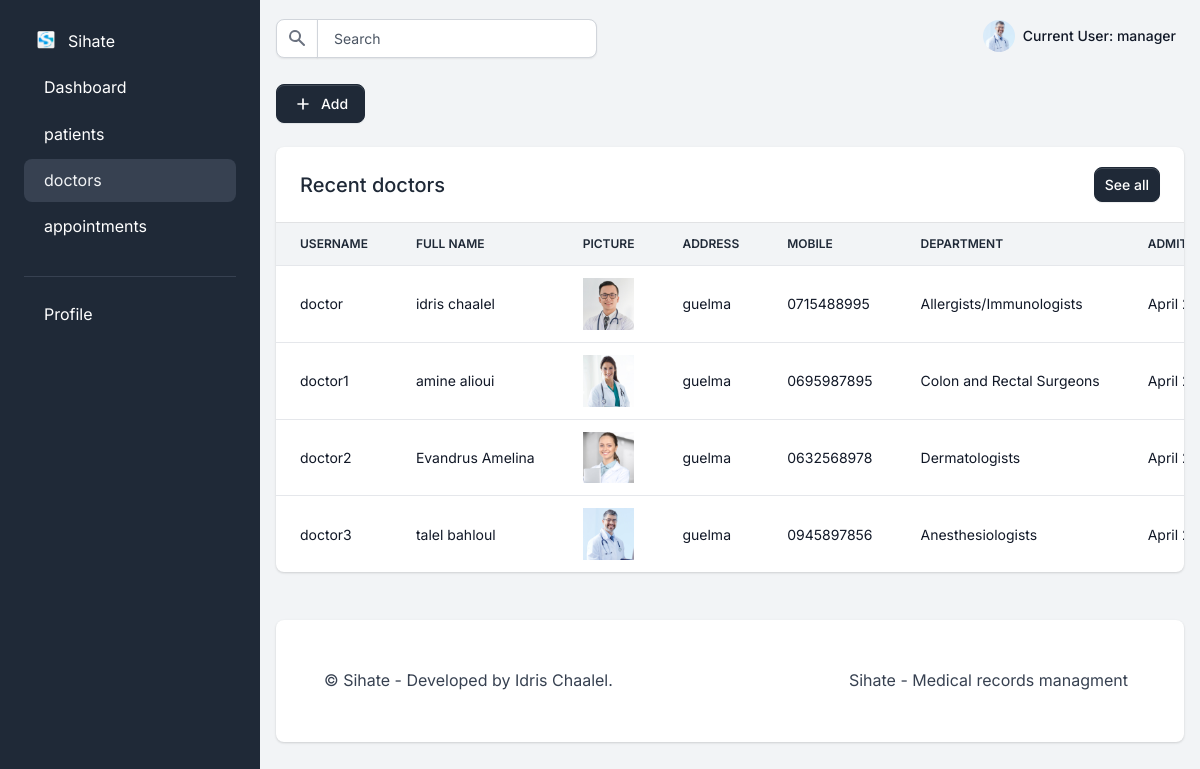
The app's page /user/manager/doctors/ (signed in) with its own data.
### users/models.py (models this page shows, shortened)
class User(AbstractUser):
    is_doctor = models.BooleanField("doctor status", default=False)
    is_patient = models.BooleanField("patient status", default=False)
    is_manager = models.BooleanField("office manager status", default=False)

class OfficeManager(User):
    address = models.CharField(max_length=254, blank=True, default="/")
    mobile = PhoneNumberField(blank=True)
    profile_pic = models.ImageField(
        upload_to="profile_pic/OfficeManagerProfilePic/", null=True, blank=True
    )
    class Meta:
        verbose_name = "OfficeManager"
        verbose_name_plural = "OfficeManagers"
    def get_profile_pic(self):
        if self.profile_pic:
            return self.profile_pic.url
        else:
            return "/static/assets/profile/img/default/default_profile_picture.png"

class User(AbstractUser):
    is_doctor = models.BooleanField("doctor status", default=False)
    is_patient = models.BooleanField("patient status", default=False)
    is_manager = models.BooleanField("office manager status", default=False)

class Doctor(User):
    departments = [
        ("Cardiologist", "Cardiologist"),
        ("Generalist", "Generalist"),
        ("Dermatologists", "Dermatologists"),
        ("Emergency Medicine Specialists", "Emergency Medicine Specialists"),
        ("Allergists/Immunologists", "Allergists/Immunologists"),
        ("Anesthesiologists", "Anesthesiologists"),
        ("Colon and Rectal Surgeons", "Colon and Rectal Surgeons"),
    ]
    patients = models.ManyToManyField("users.Patient", related_name="patients")
    address = models.CharField(max_length=40, blank=True, default="/")
    mobile = models.CharField(max_length=20, null=True)
    department = models.CharField(
        max_length=50, choices=departments, default="Generalist"
    )
    admit_date = models.DateField(auto_now=True)
    profile_pic = models.ImageField(
        upload_to="profile_pic/DoctorProfilePic/", null=True, blank=True
    )
    status = models.BooleanField(default=False)
    class Meta:
        verbose_name = "Doctor"
        verbose_name_plural = "Doctors"
    @property
    def get_name(self):
        return self.first_name + " " + self.last_name
    @property
    def get_status(self):
        return "Approved" if self.status else "Pending"
    @property
    def get_profile_pic(self):
        if self.profile_pic:
            return self.profile_pic.url
        else:
            return "/static/assets/profile/img/default/default_profile_picture.png"

### users/views/manager_views.py (the view)
@user_passes_test(lambda u: u.is_authenticated and u.is_manager)
def manager_doctors_view(request):
    manager = models.OfficeManager.objects.get(id=request.user.id)
    doctors = models.Doctor.objects.all()
    if request.method == "POST":
        form = forms.DoctorSignupForm(request.POST, request.FILES)
        if form.is_valid():
            doctor = form.save(commit=False)
            doctor.is_doctor = True
            doctor.save()
            return JsonResponse({"success": "Doctor added successfully"})
        else:
            return JsonResponse({"errors": form.errors})
    else:
        form = forms.DoctorSignupForm()
    context = {
        "manager": manager,
        "doctors": doctors,
        "segment": "doctors",
        "form": form,
    }
    return render(request, "profiles/manager/doctors/manager_doctors.html", context)

### users/forms.py
class DoctorSignupForm(UserCreationForm):
    department = forms.ChoiceField(choices=users_models.Doctor.departments)
    class Meta:
        model = users_models.Doctor
        fields = (
            "username",
            "first_name",
            "last_name",
            "profile_pic",
            "email",
            "address",
            "mobile",
            "department",
        )
        widgets = {"password": forms.PasswordInput()}

### templates/profiles/manager/doctors/manager_doctors.html (shortened to what this page needs)
{%extends 'profiles/manager/index.html'%}
{% load static %}
{% block content %}
<div class="py-4">
  <div class="dropdown">
    <button class="btn btn-gray-800 d-inline-flex align-items-center me-2 dropdown-toggle" data-bs-toggle="dropdown"
      aria-haspopup="true" aria-expanded="false">
      <svg class="icon icon-xs me-2" fill="none" stroke="currentColor" viewBox="0 0 24 24"
        xmlns="http://www.w3.org/2000/svg">
        <path stroke-linecap="round" stroke-linejoin="round" stroke-width="2" d="M12 6v6m0 0v6m0-6h6m-6 0H6"></path>
      </svg>
      Add
    </button>
  </div>
</div>
<div class="row">
  <div class="col-12">
    <div class="row">
      <div class="col-12 mb-4">
        <div class="card border-0 shadow">
          <div class="card-header">
            <div class="row align-items-center">
              <div class="col">
                <h2 class="fs-5 fw-bold mb-0">Recent doctors</h2>
              </div>
              <div class="col text-end">
                <a href="{% url 'manager_doctors_view' %}" class="btn btn-sm btn-primary">See all</a>
              </div>
            </div>
          </div>
          <div class="table-responsive">
            <table class="table align-items-center table-flush">
              <thead class="thead-light">
                <tr>
                  <th class="border-bottom" scope="col">Username</th>
                  <th class="border-bottom" scope="col">Full name</th>
                  <th class="border-bottom" scope="col">picture</th>
                  <th class="border-bottom" scope="col">address</th>
                  <th class="border-bottom" scope="col">mobile</th>
                  <th class="border-bottom" scope="col">Department</th>
                  <th class="border-bottom" scope="col">Admit date</th>
                </tr>
              </thead>
              <tbody>
                {% for doctor in doctors %}
                <tr>
                  <td class="text-gray-900" scope="row">{{doctor.username}}</td>
                  <td class="text-gray-900" scope="row">{{doctor.get_name}}</td>
                  <td class="text-gray-900" scope="row">
                    <img src="{{doctor.get_profile_pic}}" alt="doctor profile picture" width="60">
                  </td>
                  <td class="text-gray-900" scope="row">{{doctor.address}}</td>
                  <td class="text-gray-900" scope="row">{{doctor.mobile}}</td>
                  <td class="text-gray-900" scope="row">{{doctor.department}}</td>
                  <td class="text-gray-900" scope="row">{{doctor.admit_date}}</td>
                </tr>
                {% endfor %}
              </tbody>
            </table>
          </div>
        </div>
      </div>
    </div>
  </div>
</div>
{%endblock content%}

### templates/profiles/manager/includes/parts/navigation.html (shortened to what this page needs)
{%load static%}
<nav class="navbar navbar-top navbar-expand navbar-dashboard navbar-dark ps-0 pe-2 pb-0">
  <div class="container-fluid px-0">
    <div class="d-flex justify-content-between w-100" id="navbarSupportedContent">
      <div class="d-flex align-items-center">
        <form class="navbar-search form-inline" id="navbar-search-main">
          <div class="input-group input-group-merge search-bar">
            <span class="input-group-text" id="topbar-addon">
            </span>
            <input type="text" class="form-control" id="topbarInputIconLeft" placeholder="Search" aria-label="Search"
              aria-describedby="topbar-addon">
          </div>
        </form>
      </div>
      <ul class="navbar-nav align-items-center">
        <li class="nav-item dropdown ms-lg-3">
          <a class="nav-link dropdown-toggle pt-1 px-0" href="#" role="button" data-bs-toggle="dropdown"
            aria-expanded="false">
            <div class="media d-flex align-items-center">
              <img src="{{ manager.get_profile_pic }}" class="avatar rounded-circle" alt="Manager profile picture" />
              <div class="media-body ms-2 text-dark align-items-center d-none d-lg-block">
                <span class="mb-0 font-small fw-bold text-gray-900">
                  <strong>Current User:</strong> {{ request.user.username }}
                </span>
              </div>
            </div>
          </a>
        </li>
      </ul>
    </div>
  </div>
</nav>

### records on screen
OfficeManager: get_profile_pic (picture)
User: user.username "manager"
Doctor: username "doctor", get_name "idris chaalel", get_profile_pic (picture), address "guelma", mobile "0715488995", department "Allergists/Immunologists", admit_date "April…"
Doctor: username "doctor1", get_name "amine alioui", get_profile_pic (picture), address "guelma", mobile "0695987895", department "Colon and Rectal Surgeons", admit_date "April…"
Doctor: username "doctor2", get_name "Evandrus Amelina", get_profile_pic (picture), address "guelma", mobile "0632568978", department "Dermatologists", admit_date "April…"
Doctor: username "doctor3", get_name "talel bahloul", get_profile_pic (picture), address "guelma", mobile "0945897856", department "Anesthesiologists", admit_date "April…"
